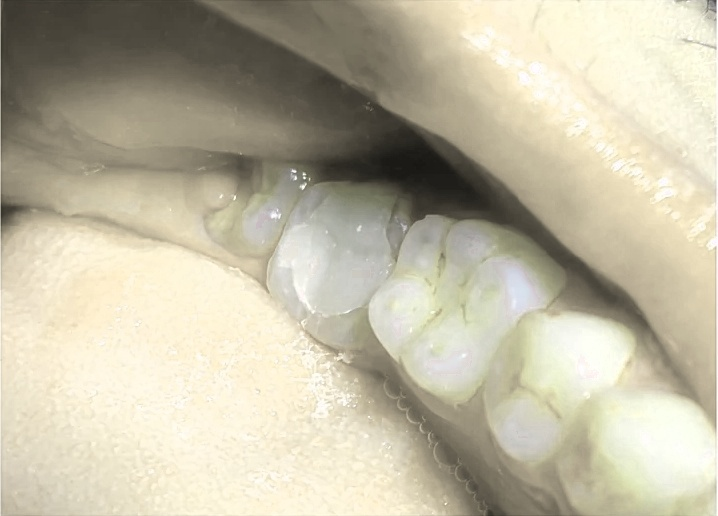
#> input picture assets_ready_to_upload/case_001_intraoral.jpg, 718 x 516 px; its folder holds only this picture in this run
$ python mass_edit_desaturate.py
#> lines starting #> are read from the running program, lines starting #| are printed output that depends on the picture
import os
import time
from PIL import Image

ASSETS_DIR = "assets_ready_to_upload"

def process_intraoral(img_path):
    im = Image.open(img_path).convert('RGB')
#> im is the input picture: PIL image 718x516 RGB; mean R, G, B 192.2, 186, 164.4
    hsv = im.convert('HSV')
#> hsv: PIL image 718x516 HSV; mean H, S, V 34, 39, 192.4
    h_data = bytearray(hsv.getchannel('H').tobytes())
    s_data = bytearray(hsv.getchannel('S').tobytes())
    v_data = bytearray(hsv.getchannel('V').tobytes())

    total = len(h_data)
#> total = 370488
    for i in range(total):
        h = h_data[i]
        s = s_data[i]

        # Red / Magenta / Deep Pink / Erythema range
        # Pillow HSV H: 0..255 (0..30 is 0-42 deg; 224..255 is 315-360 deg)
        if (h <= 30 or h >= 224) and s > 25:
            # Shift hue towards brownish orange / povidone-iodine antiseptic
            if h >= 224:
                h_data[i] = int(25 + (255 - h) * 0.3)
            else:
                h_data[i] = min(48, h + 24)

            # Desaturate by 55%
            new_s = int(s * 0.45)
            # Clamp max saturation so blood cannot look vivid
            s_data[i] = min(75, new_s)
#> this loop made 370488 passes
#> (h, s, new_s) on passes 49 to 60: (29, 51, 22), (29, 51, 22), (29, 51, 22), (29, 51, 22), (29, 51, 22), (29, 52, 23), (29, 52, 23), (29, 53, 23), (29, 52, 23), (29, 52, 23), (29, 52, 23), (29, 52, 23)
#> (h, s) on passes 1 to 6: (31, 23), (31, 47), (31, 57), (31, 57), (31, 56), (31, 58)

    new_h = Image.frombytes('L', im.size, bytes(h_data))
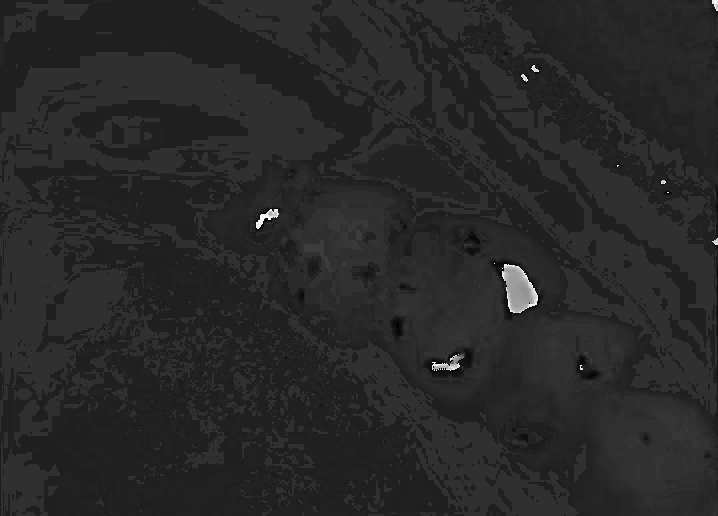
#> new_h: PIL image 718x516 L; min 0, max 250, mean 40
    new_s = Image.frombytes('L', im.size, bytes(s_data))
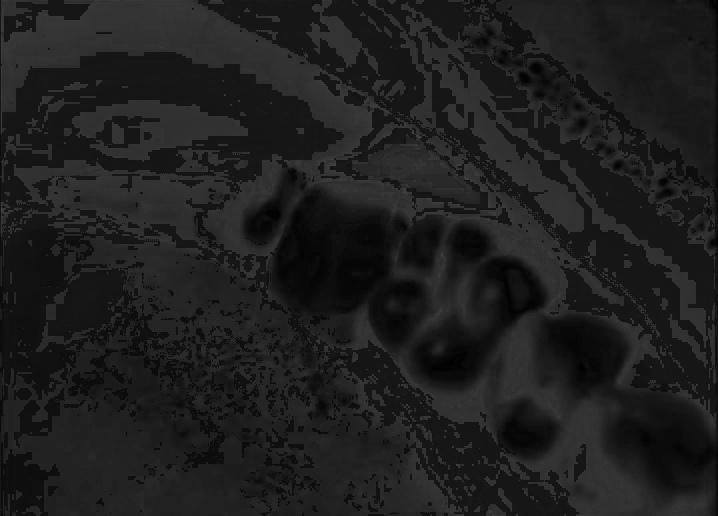
#> new_s: PIL image 718x516 L; min 0, max 69, mean 30.6
    new_v = Image.frombytes('L', im.size, bytes(v_data))
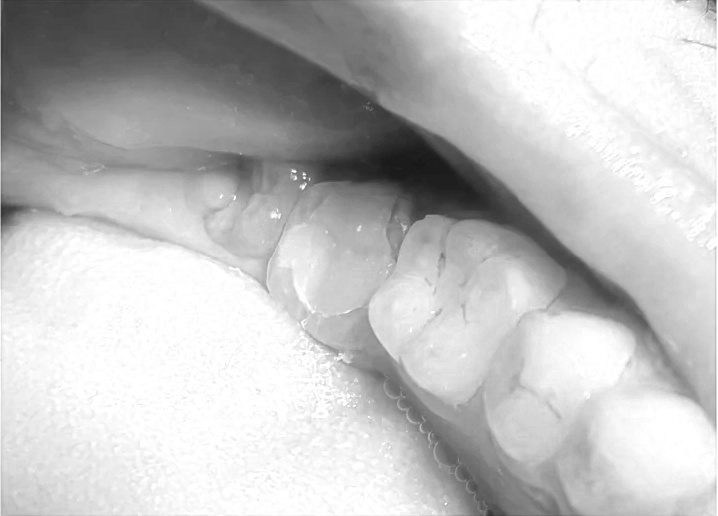
#> new_v: PIL image 718x516 L; min 23, max 255, mean 192.4

    result = Image.merge('HSV', (new_h, new_s, new_v)).convert('RGB')
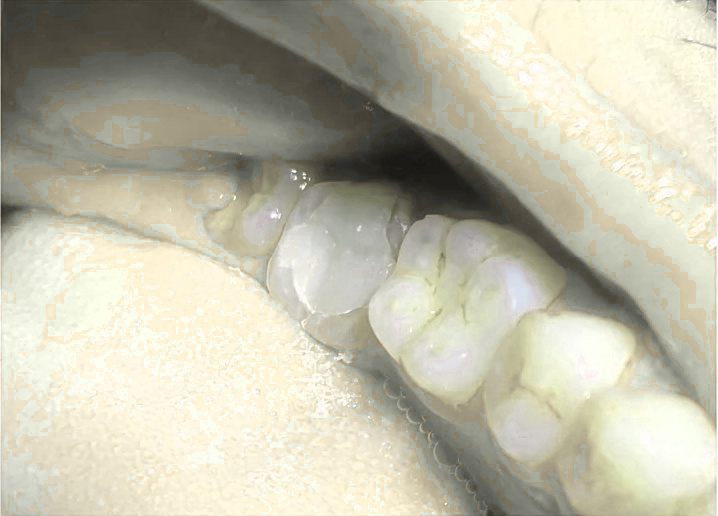
#> result: PIL image 718x516 RGB; mean R, G, B 191.6, 189, 170.2
    result.save(img_path, format='JPEG', quality=95)

def process_radiograf(img_path):
    # Ensure radiographs are strictly clean grayscale (no color tints)
    im = Image.open(img_path).convert('L').convert('RGB')
    im.save(img_path, format='JPEG', quality=95)

def main():
    if not os.path.exists(ASSETS_DIR):
        print(f"Error: {ASSETS_DIR} not found.")
        return

    files = sorted(os.listdir(ASSETS_DIR))
    intra_files = [f for f in files if 'intraoral' in f and f.endswith('.jpg')]
    radio_files = [f for f in files if 'radiograf' in f and f.endswith('.jpg')]

    print(f"🎨 Memulai Mass Edit / Color Grading:")
    print(f"   • {len(intra_files)} foto intraoral (desaturasi merah 55% + pergeseran hue ke amber/povidone-iodine)")
    print(f"   • {len(radio_files)} foto radiograf (standardisasi grayscale murni)")

    t0 = time.time()
    for idx, f in enumerate(intra_files, 1):
        fp = os.path.join(ASSETS_DIR, f)
        process_intraoral(fp)
        if idx % 10 == 0 or idx == len(intra_files):
            print(f"   [Intraoral {idx}/{len(intra_files)}] diproses...")

    for idx, f in enumerate(radio_files, 1):
        fp = os.path.join(ASSETS_DIR, f)
        process_radiograf(fp)
        if idx % 10 == 0 or idx == len(radio_files):
            print(f"   [Radiograf {idx}/{len(radio_files)}] diproses...")

    elapsed = time.time() - t0
    print(f"✅ Selesai memproses seluruh {len(intra_files) + len(radio_files)} gambar dalam {elapsed:.2f} detik!")

if __name__ == '__main__':
    main()

$ run again, on assets_ready_to_upload/case_003_intraoral.jpg
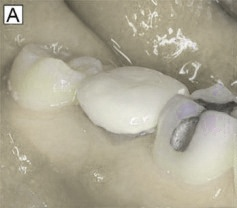
#> input picture assets_ready_to_upload/case_003_intraoral.jpg, 237 x 208 px
#> in process_intraoral, im is the input picture: PIL image 237x208 RGB; mean R, G, B 172.2, 166.9, 147.5
#> hsv: PIL image 237x208 HSV; mean H, S, V 35.6, 37.4, 172.3
#> total = 49296
#> the loop in process_intraoral, `for i in range(total):` made 49296 passes
#> (h, s, new_s) on passes 1, 2, 27, 28, 29, 30, 43, 44: (29, 46, 20), (30, 52, 23), (27, 51, 22), (26, 48, 21), (29, 45, 20), (30, 47, 21), (30, 48, 21), (30, 48, 21)
#> in process_intraoral, `new_s = Image.frombytes('L', im.size, bytes(s_data))`:
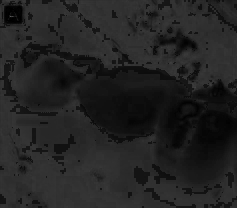
#> new_s: PIL image 237x208 L; min 0, max 91, mean 34.9
#> in process_intraoral, `new_v = Image.frombytes('L', im.size, bytes(v_data))`:
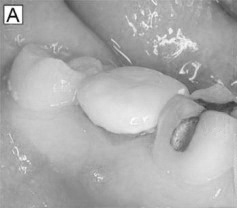
#> new_v: PIL image 237x208 L; min 11, max 255, mean 172.3

$ run again, on assets_ready_to_upload/case_004_intraoral.jpg
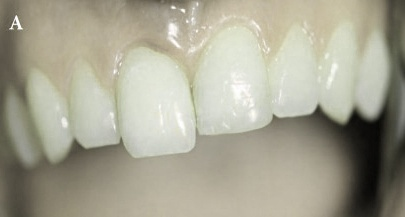
#> input picture assets_ready_to_upload/case_004_intraoral.jpg, 405 x 217 px
#> in process_intraoral, im is the input picture: PIL image 405x217 RGB; mean R, G, B 166.7, 164.3, 146.9
#> hsv: PIL image 405x217 HSV; mean H, S, V 39.1, 34.2, 167.8
#> total = 87885
#> the loop in process_intraoral, `for i in range(total):` made 87885 passes
#> (h, s, new_s) on passes 1 to 8: (27, 52, 23), (27, 53, 23), (30, 51, 22), (30, 51, 22), (29, 48, 21), (29, 48, 21), (29, 48, 21), (29, 49, 22)
#> in process_intraoral, `new_s = Image.frombytes('L', im.size, bytes(s_data))`:
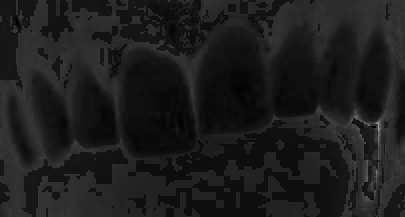
#> new_s: PIL image 405x217 L; min 0, max 159, mean 28.7
#> in process_intraoral, `new_v = Image.frombytes('L', im.size, bytes(v_data))`:
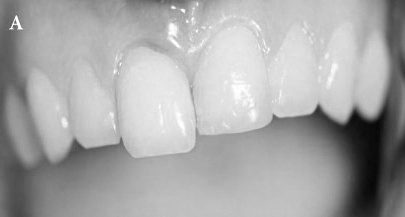
#> new_v: PIL image 405x217 L; min 6, max 255, mean 167.8
